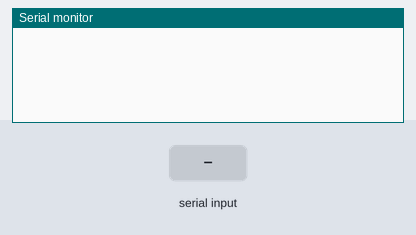
The sketch below on a simulated Arduino Uno, built with avr-gcc and run on an emulated ATmega328P. Parts: the last lines printed to the serial monitor. The test bench sets the inputs (shaded band).

Above: at 1.2 s.
1.3 s: "ENROLL\n" received over Serial
At 2.4 s:
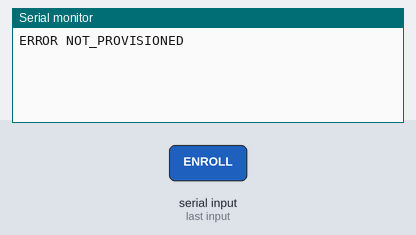
2.8 s: "90,45\n" received over Serial
At 3.5 s:
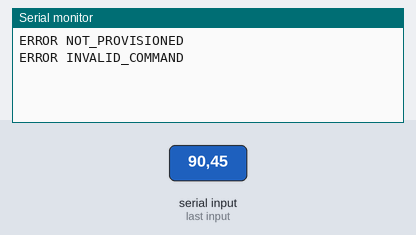

Measured:
- after the input at 1.3 s, the serial monitor: prints a new line at once (image 1)
- after the input at 2.8 s, the serial monitor: prints a new line at once (image 2)

The sketch:

AKFES_Device_Authenticator.ino
```cpp
#include <Arduino.h>
#include "akfes_sha256.h"

// Filled by the AKFES Windows client. The server master secret and the user's
// PIN are never placed in this firmware.
#ifndef AKFES_DEVICE_SECRET_HEX
#define AKFES_DEVICE_SECRET_HEX "AKFES_DEVICE_SECRET_HEX_PLACEHOLDER"
#endif
#ifndef AKFES_KEYPAD_COLUMNS
#define AKFES_KEYPAD_COLUMNS 3
#endif
#ifndef AKFES_KEYPAD_ROW_PINS
#define AKFES_KEYPAD_ROW_PINS {2, 3, 4, 5}
#endif
#ifndef AKFES_KEYPAD_COLUMN_PINS
#define AKFES_KEYPAD_COLUMN_PINS {6, 7, 8}
#endif
#ifndef AKFES_KEYPAD_KEYMAP
#define AKFES_KEYPAD_KEYMAP "123456789*0#"
#endif
#ifndef AKFES_KEYPAD_CLEAR_KEY
#define AKFES_KEYPAD_CLEAR_KEY '*'
#endif
#ifndef AKFES_KEYPAD_CONFIRM_KEY
#define AKFES_KEYPAD_CONFIRM_KEY '#'
#endif

static const char kDeviceSecretHex[] = AKFES_DEVICE_SECRET_HEX;
static const uint8_t kRowPins[4] = AKFES_KEYPAD_ROW_PINS;
static const uint8_t kColumnPins[AKFES_KEYPAD_COLUMNS] = AKFES_KEYPAD_COLUMN_PINS;
static const char kKeymap[] = AKFES_KEYPAD_KEYMAP;
static const char kClearKey = AKFES_KEYPAD_CLEAR_KEY;
static const char kConfirmKey = AKFES_KEYPAD_CONFIRM_KEY;
static const uint32_t kBaudRate = 115200UL;
static const char kChallengePrefix[] = "CHALLENGE ";
static const char kAuthPrefix[] = "AUTH ";
static const size_t kNonceHexLength = 64U;
static const size_t kCommandMaxLength = 10U + kNonceHexLength;
static const size_t kMinPinLength = 6U;
static const size_t kMaxPinLength = 12U;
static const uint32_t kPinEntryTimeoutMs = 60000UL;
static char inputLine[kCommandMaxLength + 1U];
static size_t inputLength = 0;
static bool inputOverflow = false;

static int8_t hexValue(char value) {
  if (value >= '0' && value <= '9') return static_cast<int8_t>(value - '0');
  if (value >= 'a' && value <= 'f') return static_cast<int8_t>(value - 'a' + 10);
  if (value >= 'A' && value <= 'F') return static_cast<int8_t>(value - 'A' + 10);
  return -1;
}

static bool decodeDeviceSecret(uint8_t output[32]) {
  if (strlen(kDeviceSecretHex) != 64U) return false;
  for (size_t index = 0; index < 32U; ++index) {
    const int8_t high = hexValue(kDeviceSecretHex[index * 2U]);
    const int8_t low = hexValue(kDeviceSecretHex[index * 2U + 1U]);
    if (high < 0 || low < 0) {
      akfes_crypto::secureZero(output, 32U);
      return false;
    }
    output[index] = static_cast<uint8_t>((high << 4U) | low);
  }
  return true;
}

static bool isHexNonce(const char *nonce) {
  for (size_t index = 0; index < kNonceHexLength; ++index) {
    if (hexValue(nonce[index]) < 0) return false;
  }
  return nonce[kNonceHexLength] == '\0';
}

static void writeHex(const uint8_t *bytes, size_t length) {
  static const char kHexAlphabet[] = "0123456789abcdef";
  for (size_t index = 0; index < length; ++index) {
    Serial.write(kHexAlphabet[bytes[index] >> 4U]);
    Serial.write(kHexAlphabet[bytes[index] & 0x0fU]);
  }
}

static void configureKeypad() {
  for (size_t row = 0; row < 4U; ++row) pinMode(kRowPins[row], INPUT_PULLUP);
  for (size_t column = 0; column < AKFES_KEYPAD_COLUMNS; ++column) {
    pinMode(kColumnPins[column], OUTPUT);
    digitalWrite(kColumnPins[column], HIGH);
  }
}

static char scanKeypad() {
  for (size_t column = 0; column < AKFES_KEYPAD_COLUMNS; ++column) {
    digitalWrite(kColumnPins[column], LOW);
    delayMicroseconds(4U);
    for (size_t row = 0; row < 4U; ++row) {
      if (digitalRead(kRowPins[row]) == LOW) {
        digitalWrite(kColumnPins[column], HIGH);
        return kKeymap[row * AKFES_KEYPAD_COLUMNS + column];
      }
    }
    digitalWrite(kColumnPins[column], HIGH);
  }
  return '\0';
}

static char readDebouncedKey() {
  const char first = scanKeypad();
  if (first == '\0') return '\0';
  delay(25U);
  if (scanKeypad() != first) return '\0';
  while (scanKeypad() == first) delay(5U);
  return first;
}

static bool readPinFromKeypad(char output[kMaxPinLength + 1U]) {
  size_t length = 0U;
  const uint32_t started = millis();
  Serial.println(F("PIN_REQUIRED"));
  Serial.flush();
  while (static_cast<uint32_t>(millis() - started) < kPinEntryTimeoutMs) {
    const char key = readDebouncedKey();
    if (key == '\0') { delay(5U); continue; }
    if (key == kClearKey) {
      akfes_crypto::secureZero(output, kMaxPinLength + 1U);
      length = 0U;
      Serial.println(F("PIN_CLEARED"));
      continue;
    }
    if (key == kConfirmKey) {
      if (length >= kMinPinLength) {
        output[length] = '\0';
        return true;
      }
      akfes_crypto::secureZero(output, kMaxPinLength + 1U);
      length = 0U;
      Serial.println(F("PIN_TOO_SHORT"));
      continue;
    }
    if (key >= '0' && key <= '9' && length < kMaxPinLength) {
      output[length++] = key;
      Serial.println(F("PIN_KEY"));
    }
  }
  akfes_crypto::secureZero(output, kMaxPinLength + 1U);
  Serial.println(F("ERROR PIN_TIMEOUT"));
  return false;
}

static void enrollPinFromKeypad() {
  uint8_t deviceSecret[32];
  if (!decodeDeviceSecret(deviceSecret)) {
    Serial.println(F("ERROR NOT_PROVISIONED"));
    return;
  }
  char first[kMaxPinLength + 1U] = {0};
  char confirmation[kMaxPinLength + 1U] = {0};
  Serial.println(F("PIN_NEW"));
  if (!readPinFromKeypad(first)) {
    akfes_crypto::secureZero(deviceSecret, sizeof(deviceSecret));
    return;
  }
  Serial.println(F("PIN_CONFIRM"));
  if (!readPinFromKeypad(confirmation)) {
    akfes_crypto::secureZero(first, sizeof(first));
    akfes_crypto::secureZero(deviceSecret, sizeof(deviceSecret));
    return;
  }
  uint8_t difference = 0U;
  for (size_t index = 0; index < sizeof(first); ++index) {
    difference |= static_cast<uint8_t>(first[index] ^ confirmation[index]);
  }
  if (difference != 0U) {
    Serial.println(F("ERROR PIN_MISMATCH"));
    akfes_crypto::secureZero(first, sizeof(first));
    akfes_crypto::secureZero(confirmation, sizeof(confirmation));
    akfes_crypto::secureZero(deviceSecret, sizeof(deviceSecret));
    return;
  }
  char pinMessage[14U + kMaxPinLength] = {0};
  strcpy(pinMessage, "akfes-pin-v1:");
  strcat(pinMessage, first);
  uint8_t pinKey[32];
  akfes_crypto::hmacSha256(deviceSecret,
      reinterpret_cast<const uint8_t *>(pinMessage), strlen(pinMessage), pinKey);
  Serial.print(F("PINKEY "));
  writeHex(pinKey, sizeof(pinKey));
  Serial.println();
  Serial.flush();
  akfes_crypto::secureZero(first, sizeof(first));
  akfes_crypto::secureZero(confirmation, sizeof(confirmation));
  akfes_crypto::secureZero(pinMessage, sizeof(pinMessage));
  akfes_crypto::secureZero(pinKey, sizeof(pinKey));
  akfes_crypto::secureZero(deviceSecret, sizeof(deviceSecret));
}

static void processCommand(char *line) {
  if (strcmp(line, "ENROLL") == 0) {
    enrollPinFromKeypad();
    return;
  }
  const bool keypadAuthentication = strncmp(line, kAuthPrefix, 5U) == 0;
  const bool provisioningProbe = strncmp(line, kChallengePrefix, 10U) == 0;
  char *nonce = keypadAuthentication ? line + 5U : (provisioningProbe ? line + 10U : nullptr);
  if (nonce == nullptr || !isHexNonce(nonce)) {
    Serial.println(F("ERROR INVALID_COMMAND"));
    return;
  }

  uint8_t deviceSecret[32];
  if (!decodeDeviceSecret(deviceSecret)) {
    Serial.println(F("ERROR NOT_PROVISIONED"));
    return;
  }

  uint8_t challengeKey[32] = {0};
  const uint8_t *activeKey = deviceSecret;
  char pin[kMaxPinLength + 1U] = {0};
  char pinMessage[14U + kMaxPinLength] = {0};
  if (keypadAuthentication) {
    if (!readPinFromKeypad(pin)) {
      akfes_crypto::secureZero(deviceSecret, sizeof(deviceSecret));
      return;
    }
    strcpy(pinMessage, "akfes-pin-v1:");
    strcat(pinMessage, pin);
    akfes_crypto::hmacSha256(deviceSecret,
        reinterpret_cast<const uint8_t *>(pinMessage), strlen(pinMessage), challengeKey);
    activeKey = challengeKey;
  }

  uint8_t response[32];
  akfes_crypto::hmacSha256(activeKey, reinterpret_cast<const uint8_t *>(nonce),
                          kNonceHexLength, response);
  Serial.print(F("RESPONSE "));
  writeHex(response, sizeof(response));
  Serial.println();
  Serial.flush();

  akfes_crypto::secureZero(pin, sizeof(pin));
  akfes_crypto::secureZero(pinMessage, sizeof(pinMessage));
  akfes_crypto::secureZero(deviceSecret, sizeof(deviceSecret));
  akfes_crypto::secureZero(challengeKey, sizeof(challengeKey));
  akfes_crypto::secureZero(response, sizeof(response));
}

void setup() {
  Serial.begin(kBaudRate);
  configureKeypad();
}

void loop() {
  while (Serial.available() > 0) {
    const char incoming = static_cast<char>(Serial.read());
    if (incoming == '\r') continue;
    if (incoming == '\n') {
      if (inputOverflow) Serial.println(F("ERROR LINE_TOO_LONG"));
      else if (inputLength > 0U) {
        inputLine[inputLength] = '\0';
        processCommand(inputLine);
      }
      akfes_crypto::secureZero(inputLine, sizeof(inputLine));
      inputLength = 0U;
      inputOverflow = false;
      continue;
    }
    if (!inputOverflow && inputLength < kCommandMaxLength) inputLine[inputLength++] = incoming;
    else inputOverflow = true;
  }
}
```

akfes_sha256.h
```cpp
#ifndef AKFES_SHA256_H
#define AKFES_SHA256_H

#include <stddef.h>
#include <stdint.h>
#include <string.h>

// Small, allocation-free SHA-256/HMAC-SHA-256 implementation for AVR and
// other Arduino-compatible boards. AKFES uses a fixed 32-byte HMAC key.
namespace akfes_crypto {

struct Sha256Context {
  uint8_t block[64];
  uint32_t blockLength;
  uint64_t bitLength;
  uint32_t state[8];
};

static const uint32_t kRoundConstants[64] = {
    0x428a2f98UL, 0x71374491UL, 0xb5c0fbcfUL, 0xe9b5dba5UL,
    0x3956c25bUL, 0x59f111f1UL, 0x923f82a4UL, 0xab1c5ed5UL,
    0xd807aa98UL, 0x12835b01UL, 0x243185beUL, 0x550c7dc3UL,
    0x72be5d74UL, 0x80deb1feUL, 0x9bdc06a7UL, 0xc19bf174UL,
    0xe49b69c1UL, 0xefbe4786UL, 0x0fc19dc6UL, 0x240ca1ccUL,
    0x2de92c6fUL, 0x4a7484aaUL, 0x5cb0a9dcUL, 0x76f988daUL,
    0x983e5152UL, 0xa831c66dUL, 0xb00327c8UL, 0xbf597fc7UL,
    0xc6e00bf3UL, 0xd5a79147UL, 0x06ca6351UL, 0x14292967UL,
    0x27b70a85UL, 0x2e1b2138UL, 0x4d2c6dfcUL, 0x53380d13UL,
    0x650a7354UL, 0x766a0abbUL, 0x81c2c92eUL, 0x92722c85UL,
    0xa2bfe8a1UL, 0xa81a664bUL, 0xc24b8b70UL, 0xc76c51a3UL,
    0xd192e819UL, 0xd6990624UL, 0xf40e3585UL, 0x106aa070UL,
    0x19a4c116UL, 0x1e376c08UL, 0x2748774cUL, 0x34b0bcb5UL,
    0x391c0cb3UL, 0x4ed8aa4aUL, 0x5b9cca4fUL, 0x682e6ff3UL,
    0x748f82eeUL, 0x78a5636fUL, 0x84c87814UL, 0x8cc70208UL,
    0x90befffaUL, 0xa4506cebUL, 0xbef9a3f7UL, 0xc67178f2UL,
};

static inline uint32_t rotateRight(uint32_t value, uint8_t count) {
  return (value >> count) | (value << (32U - count));
}

static inline void secureZero(void *pointer, size_t length) {
  volatile uint8_t *bytes = static_cast<volatile uint8_t *>(pointer);
  while (length-- > 0) {
    *bytes++ = 0;
  }
}

static inline void transform(Sha256Context &context, const uint8_t block[64]) {
  uint32_t words[64];
  for (uint8_t index = 0; index < 16; ++index) {
    const uint8_t offset = static_cast<uint8_t>(index * 4U);
    words[index] = (static_cast<uint32_t>(block[offset]) << 24U) |
                   (static_cast<uint32_t>(block[offset + 1U]) << 16U) |
                   (static_cast<uint32_t>(block[offset + 2U]) << 8U) |
                   static_cast<uint32_t>(block[offset + 3U]);
  }
  for (uint8_t index = 16; index < 64; ++index) {
    const uint32_t previous15 = words[index - 15U];
    const uint32_t previous2 = words[index - 2U];
    const uint32_t sigma0 = rotateRight(previous15, 7U) ^
                            rotateRight(previous15, 18U) ^
                            (previous15 >> 3U);
    const uint32_t sigma1 = rotateRight(previous2, 17U) ^
                            rotateRight(previous2, 19U) ^
                            (previous2 >> 10U);
    words[index] = words[index - 16U] + sigma0 + words[index - 7U] + sigma1;
  }

  uint32_t a = context.state[0];
  uint32_t b = context.state[1];
  uint32_t c = context.state[2];
  uint32_t d = context.state[3];
  uint32_t e = context.state[4];
  uint32_t f = context.state[5];
  uint32_t g = context.state[6];
  uint32_t h = context.state[7];

  for (uint8_t index = 0; index < 64; ++index) {
    const uint32_t sum1 = rotateRight(e, 6U) ^ rotateRight(e, 11U) ^
                          rotateRight(e, 25U);
    const uint32_t choice = (e & f) ^ ((~e) & g);
    const uint32_t temporary1 = h + sum1 + choice + kRoundConstants[index] +
                                words[index];
    const uint32_t sum0 = rotateRight(a, 2U) ^ rotateRight(a, 13U) ^
                          rotateRight(a, 22U);
    const uint32_t majority = (a & b) ^ (a & c) ^ (b & c);
    const uint32_t temporary2 = sum0 + majority;
    h = g;
    g = f;
    f = e;
    e = d + temporary1;
    d = c;
    c = b;
    b = a;
    a = temporary1 + temporary2;
  }

  context.state[0] += a;
  context.state[1] += b;
  context.state[2] += c;
  context.state[3] += d;
  context.state[4] += e;
  context.state[5] += f;
  context.state[6] += g;
  context.state[7] += h;
  secureZero(words, sizeof(words));
}

static inline void sha256Init(Sha256Context &context) {
  context.blockLength = 0;
  context.bitLength = 0;
  context.state[0] = 0x6a09e667UL;
  context.state[1] = 0xbb67ae85UL;
  context.state[2] = 0x3c6ef372UL;
  context.state[3] = 0xa54ff53aUL;
  context.state[4] = 0x510e527fUL;
  context.state[5] = 0x9b05688cUL;
  context.state[6] = 0x1f83d9abUL;
  context.state[7] = 0x5be0cd19UL;
}

static inline void sha256Update(Sha256Context &context, const uint8_t *data,
                                size_t length) {
  for (size_t index = 0; index < length; ++index) {
    context.block[context.blockLength++] = data[index];
    if (context.blockLength == 64U) {
      transform(context, context.block);
      context.bitLength += 512U;
      context.blockLength = 0;
    }
  }
}

static inline void sha256Final(Sha256Context &context, uint8_t digest[32]) {
  uint32_t index = context.blockLength;
  context.block[index++] = 0x80U;
  if (index > 56U) {
    while (index < 64U) {
      context.block[index++] = 0;
    }
    transform(context, context.block);
    index = 0;
  }
  while (index < 56U) {
    context.block[index++] = 0;
  }

  context.bitLength += static_cast<uint64_t>(context.blockLength) * 8U;
  for (uint8_t byteIndex = 0; byteIndex < 8U; ++byteIndex) {
    context.block[63U - byteIndex] =
        static_cast<uint8_t>(context.bitLength >> (byteIndex * 8U));
  }
  transform(context, context.block);

  for (uint8_t wordIndex = 0; wordIndex < 8U; ++wordIndex) {
    digest[wordIndex * 4U] =
        static_cast<uint8_t>(context.state[wordIndex] >> 24U);
    digest[wordIndex * 4U + 1U] =
        static_cast<uint8_t>(context.state[wordIndex] >> 16U);
    digest[wordIndex * 4U + 2U] =
        static_cast<uint8_t>(context.state[wordIndex] >> 8U);
    digest[wordIndex * 4U + 3U] =
        static_cast<uint8_t>(context.state[wordIndex]);
  }
}

static inline void hmacSha256(const uint8_t key[32], const uint8_t *message,
                              size_t messageLength, uint8_t digest[32]) {
  uint8_t innerPad[64];
  uint8_t outerPad[64];
  uint8_t innerDigest[32];
  for (uint8_t index = 0; index < 64U; ++index) {
    const uint8_t keyByte = index < 32U ? key[index] : 0U;
    innerPad[index] = static_cast<uint8_t>(keyByte ^ 0x36U);
    outerPad[index] = static_cast<uint8_t>(keyByte ^ 0x5cU);
  }

  Sha256Context context;
  sha256Init(context);
  sha256Update(context, innerPad, sizeof(innerPad));
  sha256Update(context, message, messageLength);
  sha256Final(context, innerDigest);

  sha256Init(context);
  sha256Update(context, outerPad, sizeof(outerPad));
  sha256Update(context, innerDigest, sizeof(innerDigest));
  sha256Final(context, digest);

  secureZero(&context, sizeof(context));
  secureZero(innerPad, sizeof(innerPad));
  secureZero(outerPad, sizeof(outerPad));
  secureZero(innerDigest, sizeof(innerDigest));
}

}  // namespace akfes_crypto

#endif
```
